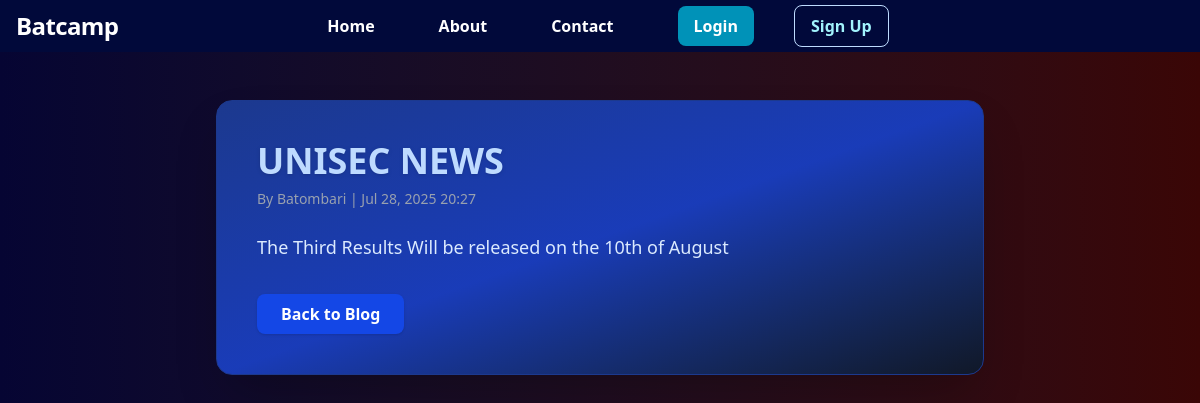
/blog/unisec-news/, run on the app's committed database.
### blog/models.py (models this page shows, shortened)
class BlogPost(models.Model):
    title = models.CharField(max_length=200)
    slug = models.SlugField(unique=True)
    author = models.ForeignKey(get_user_model(), on_delete=models.CASCADE)
    content = models.TextField()
    created_at = models.DateTimeField(auto_now_add=True)
    updated_at = models.DateTimeField(auto_now=True)

### blog/views.py (the view)
# urls.py: path('<slug:slug>/', views.blog_detail, name='blog_detail'),
def blog_detail(request, slug):
    post = get_object_or_404(BlogPost, slug=slug)
    return render(request, 'blog/blog_detail.html', {'post': post})

### blog/templates/blog/blog_detail.html (shortened to what this page needs)
{% extends 'base.html' %}
{% block content %}
<div class="max-w-3xl mx-auto mt-12 bg-gradient-to-br from-blue-900 via-blue-800 to-gray-900 p-10 rounded-2xl shadow-2xl border border-blue-900">
    <h1 class="text-4xl font-extrabold mb-2 text-blue-200 drop-shadow">{{ post.title }}</h1>
    <p class="text-gray-400 text-sm mb-6">By {{ post.author }} | {{ post.created_at|date:"M d, Y H:i" }}</p>
    <div class="mb-8 text-blue-100 text-lg leading-relaxed">{{ post.content|linebreaks }}</div>
    <div class="flex flex-wrap gap-4 items-center">
        <a href="{% url 'blog_list' %}" class="px-6 py-2 bg-blue-700 text-white rounded-lg font-semibold shadow hover:bg-blue-800 transition">Back to Blog</a>
    </div>
</div>
{% endblock %}

### data on the page
BlogPost: title "UNISEC NEWS", author "Batombari", created_at "Jul 28, 2025 20:27", content "The Third Results Will be released on the 10th of August"
